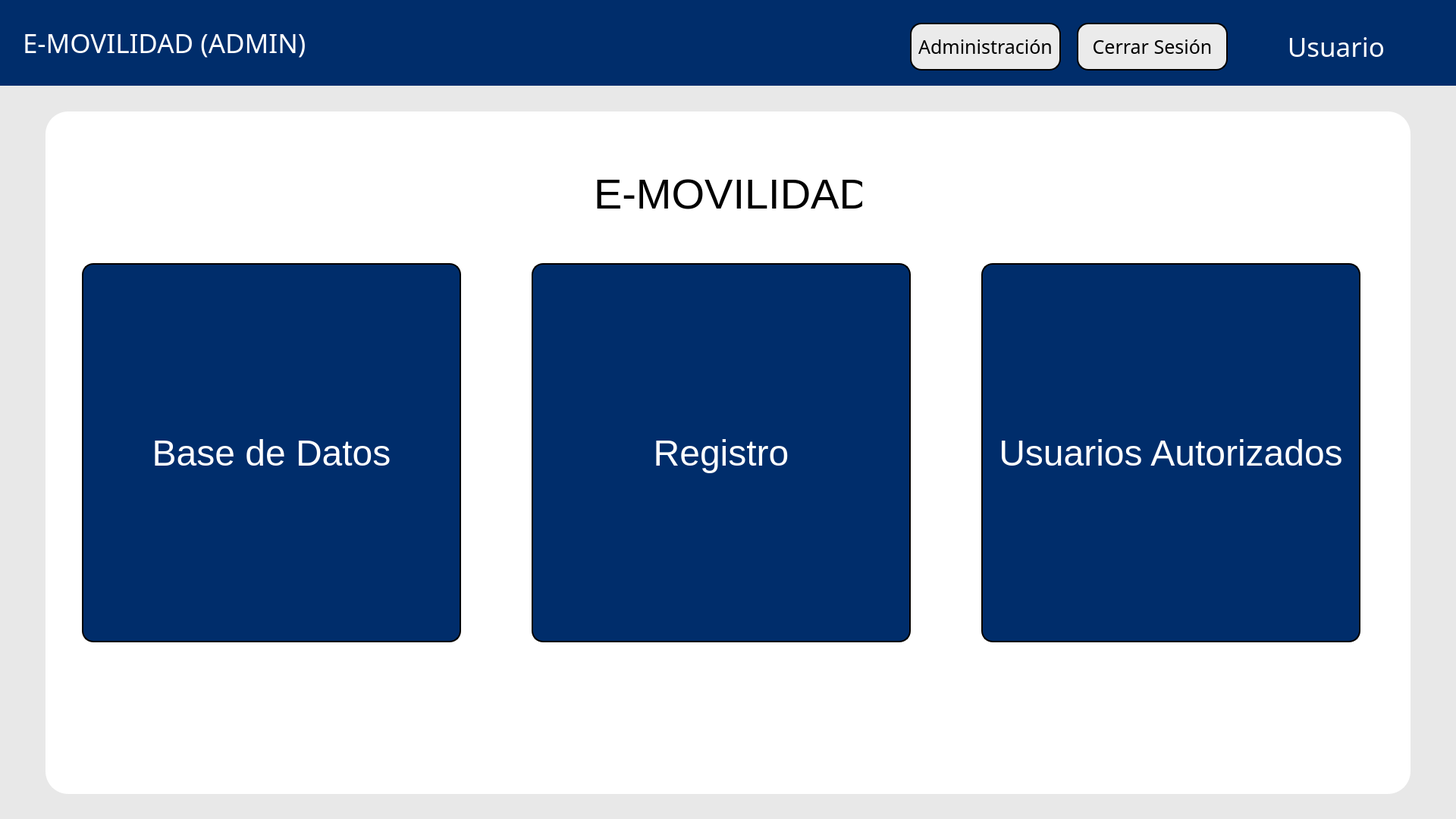
<?xml version="1.0" encoding="UTF-8"?>
<ui version="4.0">
 <class>Widget</class>
 <widget class="QWidget" name="Widget">
  <property name="geometry">
   <rect>
    <x>0</x>
    <y>0</y>
    <width>1920</width>
    <height>1080</height>
   </rect>
  </property>
  <property name="windowTitle">
   <string>Widget</string>
  </property>
  <widget class="QLabel" name="label_3">
   <property name="geometry">
    <rect>
     <x>0</x>
     <y>0</y>
     <width>1920</width>
     <height>113</height>
    </rect>
   </property>
   <property name="styleSheet">
    <string notr="true">background-color: rgb(0, 45, 107);</string>
   </property>
   <property name="text">
    <string/>
   </property>
   <property name="scaledContents">
    <bool>false</bool>
   </property>
  </widget>
  <widget class="QLabel" name="label_4">
   <property name="geometry">
    <rect>
     <x>0</x>
     <y>113</y>
     <width>1920</width>
     <height>967</height>
    </rect>
   </property>
   <property name="styleSheet">
    <string notr="true">background-color: #e8e8e8; </string>
   </property>
   <property name="text">
    <string/>
   </property>
   <property name="scaledContents">
    <bool>false</bool>
   </property>
  </widget>
  <widget class="QLabel" name="label_5">
   <property name="geometry">
    <rect>
     <x>918</x>
     <y>14</y>
     <width>85</width>
     <height>85</height>
    </rect>
   </property>
   <property name="styleSheet">
    <string notr="true"/>
   </property>
   <property name="text">
    <string/>
   </property>
   <property name="pixmap">
    <pixmap>logo.png</pixmap>
   </property>
   <property name="scaledContents">
    <bool>true</bool>
   </property>
  </widget>
  <widget class="QLabel" name="label_6">
   <property name="geometry">
    <rect>
     <x>60</x>
     <y>147</y>
     <width>1800</width>
     <height>900</height>
    </rect>
   </property>
   <property name="styleSheet">
    <string notr="true">background-color: white;
    border: 2px solid #ffffff;
    border-radius: 30px; /* Bordes redondeados */
    padding: 5px;</string>
   </property>
   <property name="text">
    <string/>
   </property>
   <property name="scaledContents">
    <bool>false</bool>
   </property>
  </widget>
  <widget class="QLabel" name="label_12">
   <property name="geometry">
    <rect>
     <x>30</x>
     <y>36</y>
     <width>381</width>
     <height>41</height>
    </rect>
   </property>
   <property name="font">
    <font>
     <family>icon-ui</family>
     <pointsize>26</pointsize>
    </font>
   </property>
   <property name="styleSheet">
    <string notr="true">color: white;</string>
   </property>
   <property name="text">
    <string>E-MOVILIDAD (ADMIN)</string>
   </property>
   <property name="alignment">
    <set>Qt::AlignmentFlag::AlignLeading|Qt::AlignmentFlag::AlignLeft|Qt::AlignmentFlag::AlignVCenter</set>
   </property>
  </widget>
  <widget class="QLabel" name="label_8">
   <property name="geometry">
    <rect>
     <x>1836</x>
     <y>34</y>
     <width>56</width>
     <height>56</height>
    </rect>
   </property>
   <property name="styleSheet">
    <string notr="true"/>
   </property>
   <property name="text">
    <string/>
   </property>
   <property name="pixmap">
    <pixmap>perfil-de-usuario.png</pixmap>
   </property>
   <property name="scaledContents">
    <bool>true</bool>
   </property>
  </widget>
  <widget class="QPushButton" name="botonAdmin">
   <property name="geometry">
    <rect>
     <x>1200</x>
     <y>30</y>
     <width>199</width>
     <height>63</height>
    </rect>
   </property>
   <property name="font">
    <font>
     <family>icon-ui</family>
     <pointsize>19</pointsize>
    </font>
   </property>
   <property name="styleSheet">
    <string notr="true">border: 2px solid #000000;
border-radius: 15px; /* Bordes redondeados */
padding: 5px;

color: black;
background-color: #ebebeb;</string>
   </property>
   <property name="text">
    <string>Administración</string>
   </property>
  </widget>
  <widget class="QLabel" name="label_23">
   <property name="geometry">
    <rect>
     <x>1617</x>
     <y>41</y>
     <width>209</width>
     <height>41</height>
    </rect>
   </property>
   <property name="font">
    <font>
     <family>icon-ui</family>
     <pointsize>26</pointsize>
    </font>
   </property>
   <property name="styleSheet">
    <string notr="true">color: white;</string>
   </property>
   <property name="text">
    <string>Usuario</string>
   </property>
   <property name="alignment">
    <set>Qt::AlignmentFlag::AlignRight|Qt::AlignmentFlag::AlignTrailing|Qt::AlignmentFlag::AlignVCenter</set>
   </property>
  </widget>
  <widget class="QPushButton" name="botonRegistro">
   <property name="geometry">
    <rect>
     <x>701</x>
     <y>347</y>
     <width>500</width>
     <height>500</height>
    </rect>
   </property>
   <property name="font">
    <font>
     <family>Segoe UI</family>
     <pointsize>36</pointsize>
    </font>
   </property>
   <property name="styleSheet">
    <string notr="true">border: 2px solid #000000;
border-radius: 15px; /* Bordes redondeados */
padding: 5px;

color: white;
background-color: #002d6b;</string>
   </property>
   <property name="text">
    <string>Registro</string>
   </property>
  </widget>
  <widget class="QPushButton" name="botonDB">
   <property name="geometry">
    <rect>
     <x>108</x>
     <y>347</y>
     <width>500</width>
     <height>500</height>
    </rect>
   </property>
   <property name="font">
    <font>
     <family>Segoe UI</family>
     <pointsize>36</pointsize>
    </font>
   </property>
   <property name="styleSheet">
    <string notr="true">border: 2px solid #000000;
border-radius: 15px; /* Bordes redondeados */
padding: 5px;

color: white;
background-color: #002d6b;</string>
   </property>
   <property name="text">
    <string>Base de Datos</string>
   </property>
  </widget>
  <widget class="QPushButton" name="botonUsuarioAutorizados">
   <property name="geometry">
    <rect>
     <x>1294</x>
     <y>347</y>
     <width>500</width>
     <height>500</height>
    </rect>
   </property>
   <property name="font">
    <font>
     <family>Segoe UI</family>
     <pointsize>36</pointsize>
    </font>
   </property>
   <property name="styleSheet">
    <string notr="true">border: 2px solid #000000;
border-radius: 15px; /* Bordes redondeados */
padding: 5px;

color: white;
background-color: #002d6b;</string>
   </property>
   <property name="text">
    <string>Usuarios Autorizados</string>
   </property>
  </widget>
  <widget class="QLabel" name="label_13">
   <property name="geometry">
    <rect>
     <x>783</x>
     <y>222</y>
     <width>354</width>
     <height>67</height>
    </rect>
   </property>
   <property name="font">
    <font>
     <family>Segoe UI</family>
     <pointsize>42</pointsize>
    </font>
   </property>
   <property name="styleSheet">
    <string notr="true">color: black;</string>
   </property>
   <property name="text">
    <string>E-MOVILIDAD</string>
   </property>
   <property name="alignment">
    <set>Qt::AlignmentFlag::AlignLeading|Qt::AlignmentFlag::AlignLeft|Qt::AlignmentFlag::AlignVCenter</set>
   </property>
  </widget>
  <widget class="QPushButton" name="botonLogOut">
   <property name="geometry">
    <rect>
     <x>1420</x>
     <y>30</y>
     <width>199</width>
     <height>63</height>
    </rect>
   </property>
   <property name="font">
    <font>
     <family>icon-ui</family>
     <pointsize>19</pointsize>
    </font>
   </property>
   <property name="styleSheet">
    <string notr="true">border: 2px solid #000000;
border-radius: 15px; /* Bordes redondeados */
padding: 5px;

color: black;
background-color: #ebebeb;</string>
   </property>
   <property name="text">
    <string>Cerrar Sesión</string>
   </property>
  </widget>
  <zorder>label_4</zorder>
  <zorder>label_6</zorder>
  <zorder>label_3</zorder>
  <zorder>label_5</zorder>
  <zorder>label_12</zorder>
  <zorder>label_8</zorder>
  <zorder>botonAdmin</zorder>
  <zorder>label_23</zorder>
  <zorder>botonRegistro</zorder>
  <zorder>botonDB</zorder>
  <zorder>botonUsuarioAutorizados</zorder>
  <zorder>label_13</zorder>
  <zorder>botonLogOut</zorder>
 </widget>
 <resources/>
 <connections/>
</ui>
